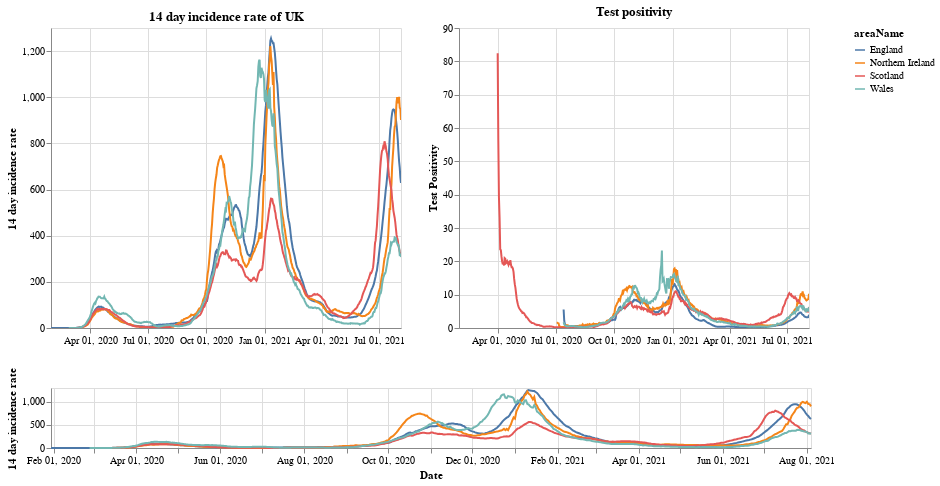

Notebook code cell kept with this figure:
### Markdown cell above
# Plots

First a plot with each country in the UK. The top right shows the positivity rate for (which is the percentage of registered tests which were positive) while the top left is the 14 day incidence rate. The bottom chart can be used to select the timeframe (does not work on a mobile device).

### Code cell
#collapse
brush = alt.selection(type='interval', name='DateBrush',encodings=['x'],fields=['Time'])
leg_selection = alt.selection_multi(fields=['areaName'], bind='legend')

base = alt.Chart(uk_cases).mark_line().encode(
    x=alt.X("yearmonthdate(date):T", axis=alt.Axis(title='Date')),
    y=alt.Y("twoWeeklyCasesRate:Q", axis=alt.Axis(title='14 day incidence rate')),
    tooltip=['areaName', 'date','twoWeeklyCasesRate', 'testPositivity'],
    color='areaName',
    opacity=alt.condition(leg_selection, alt.value(2), alt.value(0.1))
).add_selection(leg_selection).properties(width=350)

upper = base.encode(alt.X('yearmonthdate(date):T', axis=alt.Axis(title=''),
                         scale=alt.Scale(domain=brush))
                   ).properties(title=f'14 day incidence rate of UK')
upper_right = upper.encode(alt.Y('testPositivity:Q', axis=alt.Axis(title='Test Positivity'))).properties(title='Test positivity')
lower = base.properties(height=60, width = 760).add_selection(brush)

(upper | upper_right) & lower

### Figure 1 — Vega-Lite specification as saved in the notebook (floating-point values rounded to 4 significant figures; data arrays with more than 128 entries replaced by an {"elided": "..."} marker saying what was removed)
{"config": {"view": {"continuousWidth": 400, "continuousHeight": 300}}, "vconcat": [{"hconcat": [{"mark": "line", "encoding": {"color": {"type": "nominal", "field": "areaName"}, "opacity": {"condition": {"value": 2, "selection": "selector001"}, "value": 0.1}, "tooltip": [{"type": "nominal", "field": "areaName"}, {"type": "temporal", "field": "date"}, {"type": "quantitative", "field": "twoWeeklyCasesRate"}, {"type": "quantitative", "field": "testPositivity"}], "x": {"type": "temporal", "axis": {"title": ""}, "field": "date", "scale": {"domain": {"selection": "DateBrush"}}, "timeUnit": "yearmonthdate"}, "y": {"type": "quantitative", "axis": {"title": "14 day incidence rate"}, "field": "twoWeeklyCasesRate"}}, "selection": {"selector001": {"type": "multi", "fields": ["areaName"], "bind": "legend"}}, "title": "14 day incidence rate of UK", "width": 350}, {"mark": "line", "encoding": {"color": {"type": "nominal", "field": "areaName"}, "opacity": {"condition": {"value": 2, "selection": "selector001"}, "value": 0.1}, "tooltip": [{"type": "nominal", "field": "areaName"}, {"type": "temporal", "field": "date"}, {"type": "quantitative", "field": "twoWeeklyCasesRate"}, {"type": "quantitative", "field": "testPositivity"}], "x": {"type": "temporal", "axis": {"title": ""}, "field": "date", "scale": {"domain": {"selection": "DateBrush"}}, "timeUnit": "yearmonthdate"}, "y": {"type": "quantitative", "axis": {"title": "Test Positivity"}, "field": "testPositivity"}}, "selection": {"selector001": {"type": "multi", "fields": ["areaName"], "bind": "legend"}}, "title": "Test positivity", "width": 350}]}, {"mark": "line", "encoding": {"color": {"type": "nominal", "field": "areaName"}, "opacity": {"condition": {"value": 2, "selection": "selector001"}, "value": 0.1}, "tooltip": [{"type": "nominal", "field": "areaName"}, {"type": "temporal", "field": "date"}, {"type": "quantitative", "field": "twoWeeklyCasesRate"}, {"type": "quantitative", "field": "testPositivity"}], "x": {"type": "temporal", "axis": {"title": "Date"}, "field": "date", "timeUnit": "yearmonthdate"}, "y": {"type": "quantitative", "axis": {"title": "14 day incidence rate"}, "field": "twoWeeklyCasesRate"}}, "height": 60, "selection": {"selector001": {"type": "multi", "fields": ["areaName"], "bind": "legend"}, "DateBrush": {"type": "interval", "encodings": ["x"], "fields": ["Time"]}}, "width": 760}], "data": {"name": "data-6d4d22e121e26750d11b7b0858dcf6fb"}, "$schema": "https://vega.github.io/schema/vega-lite/v4.8.1.json", "datasets": {"data-6d4d22e121e26750d11b7b0858dcf6fb": {"elided": "2120 records"}}}
